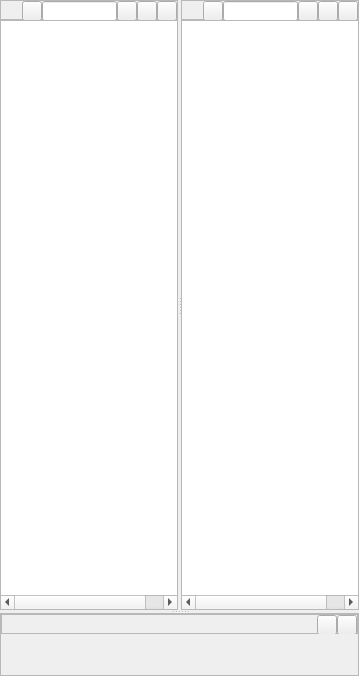
<?xml version="1.0" encoding="UTF-8"?>
<ui version="4.0">
 <class>ObjectsEditor</class>
 <widget class="QWidget" name="ObjectsEditor">
  <property name="geometry">
   <rect>
    <x>0</x>
    <y>0</y>
    <width>359</width>
    <height>676</height>
   </rect>
  </property>
  <property name="windowTitle">
   <string>Objects</string>
  </property>
  <layout class="QVBoxLayout" name="verticalLayout_3">
   <property name="spacing">
    <number>0</number>
   </property>
   <property name="leftMargin">
    <number>0</number>
   </property>
   <property name="topMargin">
    <number>0</number>
   </property>
   <property name="rightMargin">
    <number>0</number>
   </property>
   <property name="bottomMargin">
    <number>0</number>
   </property>
   <item>
    <widget class="QSplitter" name="splitter_2">
     <property name="orientation">
      <enum>Qt::Vertical</enum>
     </property>
     <property name="handleWidth">
      <number>3</number>
     </property>
     <widget class="QSplitter" name="splitter">
      <property name="orientation">
       <enum>Qt::Horizontal</enum>
      </property>
      <property name="handleWidth">
       <number>3</number>
      </property>
      <widget class="QWidget" name="layoutWidget_2">
       <layout class="QVBoxLayout" name="verticalLayout_2">
        <property name="spacing">
         <number>0</number>
        </property>
        <item>
         <widget class="QFrame" name="frame">
          <property name="sizePolicy">
           <sizepolicy hsizetype="Preferred" vsizetype="Fixed">
            <horstretch>0</horstretch>
            <verstretch>0</verstretch>
           </sizepolicy>
          </property>
          <property name="minimumSize">
           <size>
            <width>0</width>
            <height>20</height>
           </size>
          </property>
          <property name="maximumSize">
           <size>
            <width>16777215</width>
            <height>20</height>
           </size>
          </property>
          <property name="frameShape">
           <enum>QFrame::StyledPanel</enum>
          </property>
          <property name="frameShadow">
           <enum>QFrame::Raised</enum>
          </property>
          <layout class="QHBoxLayout" name="horizontalLayout">
           <property name="spacing">
            <number>0</number>
           </property>
           <property name="leftMargin">
            <number>0</number>
           </property>
           <property name="topMargin">
            <number>0</number>
           </property>
           <property name="rightMargin">
            <number>0</number>
           </property>
           <property name="bottomMargin">
            <number>0</number>
           </property>
           <item>
            <widget class="QLabel" name="render_icon">
             <property name="sizePolicy">
              <sizepolicy hsizetype="Fixed" vsizetype="Fixed">
               <horstretch>0</horstretch>
               <verstretch>0</verstretch>
              </sizepolicy>
             </property>
             <property name="minimumSize">
              <size>
               <width>16</width>
               <height>16</height>
              </size>
             </property>
             <property name="maximumSize">
              <size>
               <width>16</width>
               <height>16</height>
              </size>
             </property>
             <property name="text">
              <string/>
             </property>
             <property name="scaledContents">
              <bool>true</bool>
             </property>
            </widget>
           </item>
           <item>
            <spacer name="horizontalSpacer_3">
             <property name="orientation">
              <enum>Qt::Horizontal</enum>
             </property>
             <property name="sizeType">
              <enum>QSizePolicy::Fixed</enum>
             </property>
             <property name="sizeHint" stdset="0">
              <size>
               <width>5</width>
               <height>20</height>
              </size>
             </property>
            </spacer>
           </item>
           <item>
            <widget class="QToolButton" name="render_add">
             <property name="minimumSize">
              <size>
               <width>20</width>
               <height>20</height>
              </size>
             </property>
             <property name="maximumSize">
              <size>
               <width>20</width>
               <height>20</height>
              </size>
             </property>
             <property name="text">
              <string/>
             </property>
            </widget>
           </item>
           <item>
            <widget class="QLineEdit" name="render_search">
             <property name="minimumSize">
              <size>
               <width>0</width>
               <height>20</height>
              </size>
             </property>
             <property name="maximumSize">
              <size>
               <width>16777215</width>
               <height>20</height>
              </size>
             </property>
             <property name="clearButtonEnabled">
              <bool>true</bool>
             </property>
            </widget>
           </item>
           <item>
            <widget class="QToolButton" name="render_type">
             <property name="minimumSize">
              <size>
               <width>20</width>
               <height>20</height>
              </size>
             </property>
             <property name="maximumSize">
              <size>
               <width>20</width>
               <height>20</height>
              </size>
             </property>
             <property name="text">
              <string/>
             </property>
            </widget>
           </item>
           <item>
            <widget class="QToolButton" name="render_expand">
             <property name="minimumSize">
              <size>
               <width>20</width>
               <height>20</height>
              </size>
             </property>
             <property name="maximumSize">
              <size>
               <width>20</width>
               <height>20</height>
              </size>
             </property>
             <property name="text">
              <string/>
             </property>
            </widget>
           </item>
           <item>
            <widget class="QToolButton" name="render_collapse">
             <property name="minimumSize">
              <size>
               <width>20</width>
               <height>20</height>
              </size>
             </property>
             <property name="maximumSize">
              <size>
               <width>20</width>
               <height>20</height>
              </size>
             </property>
             <property name="text">
              <string/>
             </property>
            </widget>
           </item>
          </layout>
         </widget>
        </item>
        <item>
         <widget class="QTreeWidget" name="render_tree">
          <attribute name="headerVisible">
           <bool>false</bool>
          </attribute>
          <column>
           <property name="text">
            <string>name</string>
           </property>
          </column>
          <column>
           <property name="text">
            <string>type</string>
           </property>
          </column>
         </widget>
        </item>
       </layout>
      </widget>
      <widget class="QWidget" name="layoutWidget">
       <layout class="QVBoxLayout" name="verticalLayout">
        <property name="spacing">
         <number>0</number>
        </property>
        <item>
         <widget class="QFrame" name="frame_2">
          <property name="sizePolicy">
           <sizepolicy hsizetype="Preferred" vsizetype="Fixed">
            <horstretch>0</horstretch>
            <verstretch>0</verstretch>
           </sizepolicy>
          </property>
          <property name="minimumSize">
           <size>
            <width>0</width>
            <height>20</height>
           </size>
          </property>
          <property name="maximumSize">
           <size>
            <width>16777215</width>
            <height>20</height>
           </size>
          </property>
          <property name="frameShape">
           <enum>QFrame::StyledPanel</enum>
          </property>
          <property name="frameShadow">
           <enum>QFrame::Raised</enum>
          </property>
          <layout class="QHBoxLayout" name="horizontalLayout_2">
           <property name="spacing">
            <number>0</number>
           </property>
           <property name="leftMargin">
            <number>0</number>
           </property>
           <property name="topMargin">
            <number>0</number>
           </property>
           <property name="rightMargin">
            <number>0</number>
           </property>
           <property name="bottomMargin">
            <number>0</number>
           </property>
           <item>
            <widget class="QLabel" name="logic_icon">
             <property name="sizePolicy">
              <sizepolicy hsizetype="Fixed" vsizetype="Fixed">
               <horstretch>0</horstretch>
               <verstretch>0</verstretch>
              </sizepolicy>
             </property>
             <property name="minimumSize">
              <size>
               <width>16</width>
               <height>16</height>
              </size>
             </property>
             <property name="maximumSize">
              <size>
               <width>16</width>
               <height>16</height>
              </size>
             </property>
             <property name="text">
              <string/>
             </property>
             <property name="scaledContents">
              <bool>true</bool>
             </property>
            </widget>
           </item>
           <item>
            <spacer name="horizontalSpacer_4">
             <property name="orientation">
              <enum>Qt::Horizontal</enum>
             </property>
             <property name="sizeType">
              <enum>QSizePolicy::Fixed</enum>
             </property>
             <property name="sizeHint" stdset="0">
              <size>
               <width>5</width>
               <height>20</height>
              </size>
             </property>
            </spacer>
           </item>
           <item>
            <widget class="QToolButton" name="logic_add">
             <property name="minimumSize">
              <size>
               <width>20</width>
               <height>20</height>
              </size>
             </property>
             <property name="maximumSize">
              <size>
               <width>20</width>
               <height>20</height>
              </size>
             </property>
             <property name="text">
              <string/>
             </property>
            </widget>
           </item>
           <item>
            <widget class="QLineEdit" name="logic_search">
             <property name="minimumSize">
              <size>
               <width>0</width>
               <height>20</height>
              </size>
             </property>
             <property name="maximumSize">
              <size>
               <width>16777215</width>
               <height>20</height>
              </size>
             </property>
             <property name="clearButtonEnabled">
              <bool>true</bool>
             </property>
            </widget>
           </item>
           <item>
            <widget class="QToolButton" name="logic_type">
             <property name="minimumSize">
              <size>
               <width>20</width>
               <height>20</height>
              </size>
             </property>
             <property name="maximumSize">
              <size>
               <width>20</width>
               <height>20</height>
              </size>
             </property>
             <property name="text">
              <string/>
             </property>
            </widget>
           </item>
           <item>
            <widget class="QToolButton" name="logic_expand">
             <property name="minimumSize">
              <size>
               <width>20</width>
               <height>20</height>
              </size>
             </property>
             <property name="maximumSize">
              <size>
               <width>20</width>
               <height>20</height>
              </size>
             </property>
             <property name="text">
              <string/>
             </property>
            </widget>
           </item>
           <item>
            <widget class="QToolButton" name="logic_collapse">
             <property name="minimumSize">
              <size>
               <width>20</width>
               <height>20</height>
              </size>
             </property>
             <property name="maximumSize">
              <size>
               <width>20</width>
               <height>20</height>
              </size>
             </property>
             <property name="text">
              <string/>
             </property>
            </widget>
           </item>
          </layout>
         </widget>
        </item>
        <item>
         <widget class="QTreeWidget" name="logic_tree">
          <attribute name="headerVisible">
           <bool>false</bool>
          </attribute>
          <column>
           <property name="text">
            <string>name</string>
           </property>
          </column>
          <column>
           <property name="text">
            <string>type</string>
           </property>
          </column>
         </widget>
        </item>
       </layout>
      </widget>
     </widget>
     <widget class="QFrame" name="Inspector">
      <property name="frameShape">
       <enum>QFrame::StyledPanel</enum>
      </property>
      <property name="frameShadow">
       <enum>QFrame::Raised</enum>
      </property>
      <layout class="QVBoxLayout" name="verticalLayout_4">
       <property name="spacing">
        <number>0</number>
       </property>
       <property name="leftMargin">
        <number>0</number>
       </property>
       <property name="topMargin">
        <number>0</number>
       </property>
       <property name="rightMargin">
        <number>0</number>
       </property>
       <property name="bottomMargin">
        <number>0</number>
       </property>
       <item>
        <widget class="QFrame" name="frame_3">
         <property name="sizePolicy">
          <sizepolicy hsizetype="Preferred" vsizetype="Fixed">
           <horstretch>0</horstretch>
           <verstretch>0</verstretch>
          </sizepolicy>
         </property>
         <property name="minimumSize">
          <size>
           <width>0</width>
           <height>20</height>
          </size>
         </property>
         <property name="maximumSize">
          <size>
           <width>16777215</width>
           <height>20</height>
          </size>
         </property>
         <property name="frameShape">
          <enum>QFrame::StyledPanel</enum>
         </property>
         <property name="frameShadow">
          <enum>QFrame::Raised</enum>
         </property>
         <layout class="QHBoxLayout" name="horizontalLayout_3">
          <property name="spacing">
           <number>0</number>
          </property>
          <property name="leftMargin">
           <number>0</number>
          </property>
          <property name="topMargin">
           <number>0</number>
          </property>
          <property name="rightMargin">
           <number>0</number>
          </property>
          <property name="bottomMargin">
           <number>0</number>
          </property>
          <item>
           <widget class="QLabel" name="inspector_icon">
            <property name="sizePolicy">
             <sizepolicy hsizetype="Fixed" vsizetype="Fixed">
              <horstretch>0</horstretch>
              <verstretch>0</verstretch>
             </sizepolicy>
            </property>
            <property name="minimumSize">
             <size>
              <width>16</width>
              <height>16</height>
             </size>
            </property>
            <property name="maximumSize">
             <size>
              <width>16</width>
              <height>16</height>
             </size>
            </property>
            <property name="text">
             <string/>
            </property>
            <property name="scaledContents">
             <bool>true</bool>
            </property>
           </widget>
          </item>
          <item>
           <spacer name="horizontalSpacer">
            <property name="orientation">
             <enum>Qt::Horizontal</enum>
            </property>
            <property name="sizeType">
             <enum>QSizePolicy::Fixed</enum>
            </property>
            <property name="sizeHint" stdset="0">
             <size>
              <width>5</width>
              <height>20</height>
             </size>
            </property>
           </spacer>
          </item>
          <item>
           <widget class="QLabel" name="inspector_name">
            <property name="text">
             <string/>
            </property>
           </widget>
          </item>
          <item>
           <spacer name="horizontalSpacer_5">
            <property name="orientation">
             <enum>Qt::Horizontal</enum>
            </property>
            <property name="sizeType">
             <enum>QSizePolicy::Expanding</enum>
            </property>
            <property name="sizeHint" stdset="0">
             <size>
              <width>20</width>
              <height>20</height>
             </size>
            </property>
           </spacer>
          </item>
          <item>
           <widget class="QToolButton" name="inspector_expand">
            <property name="minimumSize">
             <size>
              <width>20</width>
              <height>20</height>
             </size>
            </property>
            <property name="maximumSize">
             <size>
              <width>20</width>
              <height>20</height>
             </size>
            </property>
            <property name="text">
             <string/>
            </property>
           </widget>
          </item>
          <item>
           <widget class="QToolButton" name="inspector_collapse">
            <property name="minimumSize">
             <size>
              <width>20</width>
              <height>20</height>
             </size>
            </property>
            <property name="maximumSize">
             <size>
              <width>20</width>
              <height>20</height>
             </size>
            </property>
            <property name="text">
             <string/>
            </property>
           </widget>
          </item>
         </layout>
        </widget>
       </item>
       <item>
        <widget class="QWidget" name="widget" native="true">
         <layout class="QVBoxLayout" name="inspector_layout">
          <property name="spacing">
           <number>0</number>
          </property>
          <property name="leftMargin">
           <number>0</number>
          </property>
          <property name="topMargin">
           <number>0</number>
          </property>
          <property name="rightMargin">
           <number>0</number>
          </property>
          <property name="bottomMargin">
           <number>0</number>
          </property>
         </layout>
        </widget>
       </item>
      </layout>
     </widget>
    </widget>
   </item>
  </layout>
 </widget>
 <resources/>
 <connections/>
</ui>
